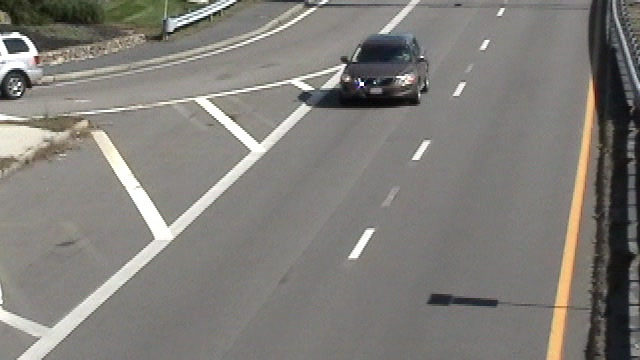
%> input picture Images/car_frame1.png, 640 x 360 px
$ octave horn_schunck.m   (GNU Octave 9; MATLAB toolbox functions it lacks are replaced by stand-ins)
%> lines starting %> are read from the running program, lines starting %| are printed output that depends on the picture
clc;
clear;
close all;

projectFolder = fileparts(mfilename('fullpath'));
resultsFolder = fullfile(projectFolder, 'results');

if ~exist(resultsFolder, 'dir')
    mkdir(resultsFolder);
end

tic

%% Read the two consecutive frames

a1 = imread('car_frame1.png');
%> a1 is the input picture: size 360x640x3 uint8; mean R, G, B 128.3, 126, 121.2
a2 = imread('car_frame2.png');
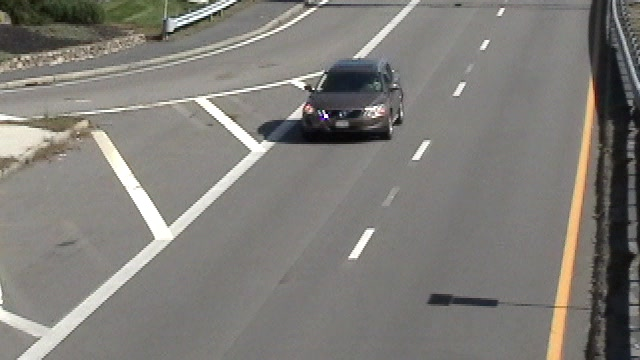
%> input picture Images/car_frame2.png, 640 x 360 px
%> a2 is the input picture: size 360x640x3 uint8; mean R, G, B 127.1, 124.7, 119.8


%% Convert images to grayscale

if size(a1,3) == 3
    a1 = rgb2gray(a1);
%> a1: size 360x640 uint8
end

if size(a2,3) == 3
    a2 = rgb2gray(a2);
%> a2: size 360x640 uint8
end


%% Convert images to double

a1 = double(a1);
%> a1: size 360x640 double
a2 = double(a2);
%> a2: size 360x640 double

%% Calculate image derivatives

% Kernels used for Horn-Schunck derivatives

kernelX = 0.25 * [-1 1;
                  -1 1];

kernelY = 0.25 * [-1 -1;
                   1  1];

kernelT = 0.25 * [1 1;
                   1 1];


% Spatial derivative in x direction
Ix = conv2(a1, kernelX, 'valid') + ...
     conv2(a2, kernelX, 'valid');


% Spatial derivative in y direction
Iy = conv2(a1, kernelY, 'valid') + ...
     conv2(a2, kernelY, 'valid');
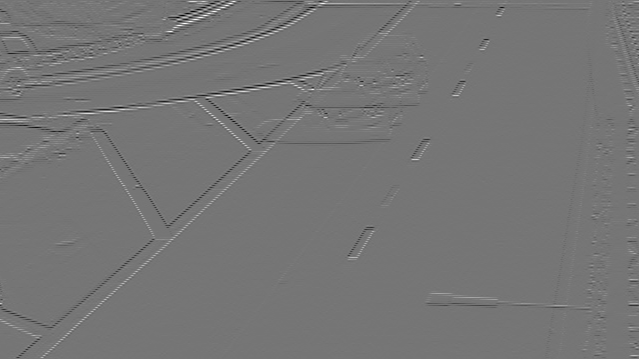
%> Iy: size 359x639 double; min -165.8, max 192.8, mean 0; drawn with min black and max white


% Temporal derivative
It = conv2(a2, kernelT, 'valid') - ...
     conv2(a1, kernelT, 'valid');
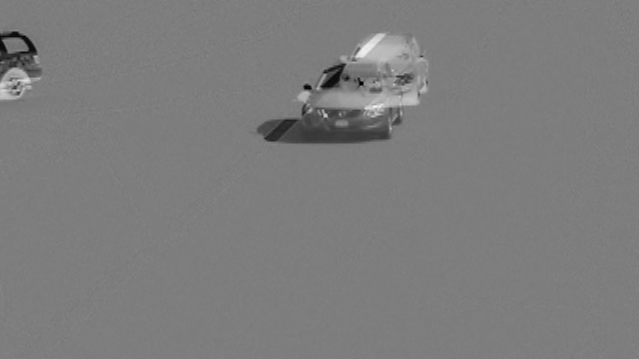
%> It: size 359x639 double; min -225, max 230.5, mean -1.3; drawn with min black and max white


%% Initialize optical flow

[m,n] = size(Ix);
%> m = 359; n = 639

u = zeros(m,n);
v = zeros(m,n);


%% Horn-Schunck parameters

alpha = 4;       % Smoothness parameter
iterations = 100; % Number of iterations


%% Neighborhood averaging kernel

% This is the standard Horn-Schunck averaging kernel

avgKernel = [1/12 1/6 1/12;
             1/6  0   1/6;
             1/12 1/6 1/12];


%% Horn-Schunck iterative calculation

for k = 1:iterations

    % Calculate local average of horizontal flow
    uAvg = imfilter(u, avgKernel, 'replicate');

    % Calculate local average of vertical flow
    vAvg = imfilter(v, avgKernel, 'replicate');


    % Optical flow constraint equation
    P = Ix .* uAvg + Iy .* vAvg + It;


    % Denominator
    D = alpha^2 + Ix.^2 + Iy.^2;


    % Update horizontal and vertical flow
    uNew = uAvg - (Ix .* P) ./ D;
    vNew = vAvg - (Iy .* P) ./ D;


    % Update flow
    u = uNew;
    v = vNew;

end
%> this loop made 100 passes
%> pass 1, `D = alpha^2 + Ix.^2 + Iy.^2;`:
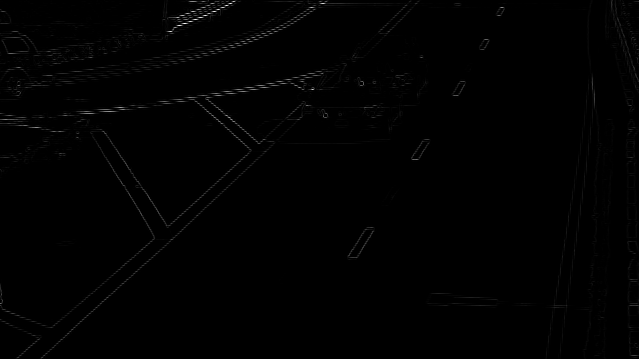
%> D: size 359x639 double; min 16, max 37663.6, mean 227.3; drawn with min black and max white
%> pass 1, `uNew = uAvg - (Ix .* P) ./ D;`:
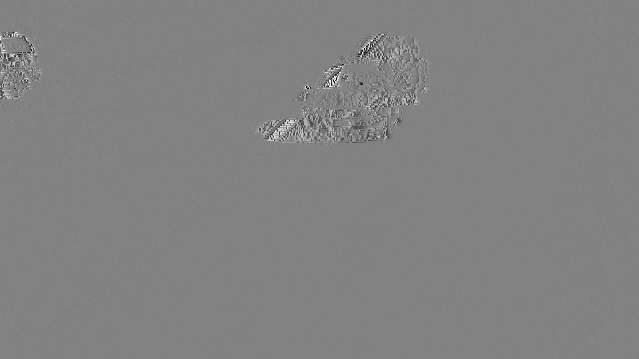
%> uNew: size 359x639 double; min -26.14, max 25.01, mean 0; drawn with min black and max white


%% Display maximum flow values

disp(['Maximum horizontal flow (u): ', num2str(max(abs(u(:))))]);
%| Maximum horizontal flow (u): 75.8211
disp(['Maximum vertical flow (v): ', num2str(max(abs(v(:))))]);
%| Maximum vertical flow (v): 52.822


%% Display the first image

figure;
imshow(a1, []);
title('First Frame');

saveas(gcf, fullfile(resultsFolder, 'first_frame.png'));

%% Display and save optical flow

figure;

step = 10;

[X,Y] = meshgrid(1:step:size(u,2), ...
                 1:step:size(u,1));

quiver(X, Y, ...
       u(1:step:end, 1:step:end), ...
       v(1:step:end, 1:step:end), ...
       2);

axis ij;
axis tight;

title('Horn-Schunck Optical Flow');
xlabel('X');
ylabel('Y');
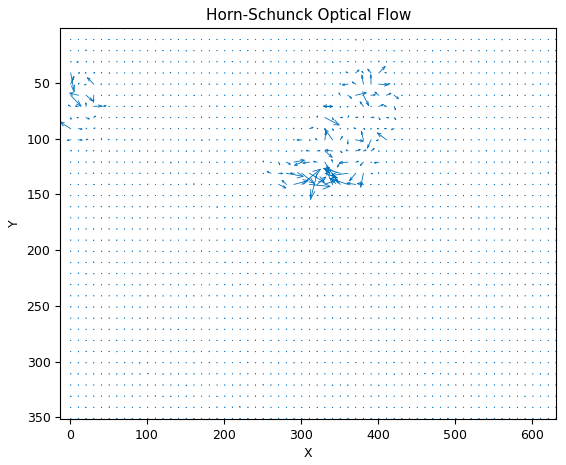
%> figure redrawn from the program's plot data; highest point at x = 80.84, y = 351.7

saveas(gcf, fullfile(resultsFolder, 'optical_flow.png'));
%% Display and save optical flow on the image

figure;

imshow(a1, []);
hold on;

quiver(X, Y, ...
       u(1:step:end, 1:step:end), ...
       v(1:step:end, 1:step:end), ...
       2);

title('Horn-Schunck Optical Flow on Image');
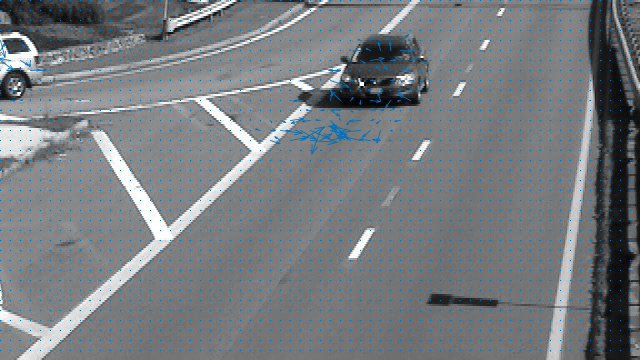
%> figure redrawn from the program's plot data; its title reads 'Horn-Schunck Optical Flow on Image'

hold off;

saveas(gcf, fullfile(resultsFolder, 'optical_flow_on_image.png'));

toc
